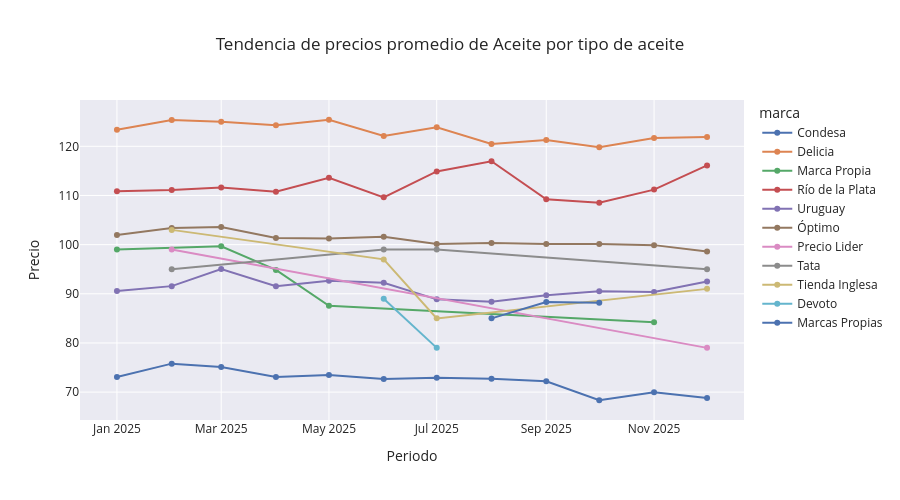

This figure's notebook cell:
### Code cell
precio_mensual_comercio = (
    df[(df['tipo_producto'] == 'Aceite')].groupby(["Periodo", "marca"])["Precio"]
    .mean()
    .reset_index()
)

fig = px.line(
    precio_mensual_comercio,
    x='Periodo',
    y='Precio',
    color='marca',
    markers=True,
    template="seaborn",
    height=500,
    title="Tendencia de precios promedio de Aceite por tipo de aceite"
)
fig.show()

### Figure 1 — Plotly figure (JSON) as saved in the notebook; plotly's stock layout.template omitted (floating-point values rounded to 4 significant figures)
{"data": [{"hovertemplate": "marca=Condesa<br>Periodo=%{x}<br>Precio=%{y}<extra></extra>", "legendgroup": "Condesa", "line": {"color": "rgb(76,114,176)", "dash": "solid"}, "marker": {"symbol": "circle"}, "mode": "lines+markers", "name": "Condesa", "orientation": "v", "showlegend": true, "x": ["2025-01-01T00:00:00.000000", "2025-02-01T00:00:00.000000", "2025-03-01T00:00:00.000000", "2025-04-01T00:00:00.000000", "2025-05-01T00:00:00.000000", "2025-06-01T00:00:00.000000", "2025-07-01T00:00:00.000000", "2025-08-01T00:00:00.000000", "2025-09-01T00:00:00.000000", "2025-10-01T00:00:00.000000", "2025-11-01T00:00:00.000000", "2025-12-01T00:00:00.000000"], "xaxis": "x", "y": [73.09, 75.79, 75.11, 73.09, 73.49, 72.67, 72.91, 72.73, 72.2, 68.34, 69.95, 68.79], "yaxis": "y", "type": "scatter"}, {"hovertemplate": "marca=Delicia<br>Periodo=%{x}<br>Precio=%{y}<extra></extra>", "legendgroup": "Delicia", "line": {"color": "rgb(221,132,82)", "dash": "solid"}, "marker": {"symbol": "circle"}, "mode": "lines+markers", "name": "Delicia", "orientation": "v", "showlegend": true, "x": ["2025-01-01T00:00:00.000000", "2025-02-01T00:00:00.000000", "2025-03-01T00:00:00.000000", "2025-04-01T00:00:00.000000", "2025-05-01T00:00:00.000000", "2025-06-01T00:00:00.000000", "2025-07-01T00:00:00.000000", "2025-08-01T00:00:00.000000", "2025-09-01T00:00:00.000000", "2025-10-01T00:00:00.000000", "2025-11-01T00:00:00.000000", "2025-12-01T00:00:00.000000"], "xaxis": "x", "y": [123.4, 125.3, 125.0, 124.3, 125.4, 122.1, 123.9, 120.5, 121.3, 119.8, 121.7, 121.9], "yaxis": "y", "type": "scatter"}, {"hovertemplate": "marca=Marca Propia<br>Periodo=%{x}<br>Precio=%{y}<extra></extra>", "legendgroup": "Marca Propia", "line": {"color": "rgb(85,168,104)", "dash": "solid"}, "marker": {"symbol": "circle"}, "mode": "lines+markers", "name": "Marca Propia", "orientation": "v", "showlegend": true, "x": ["2025-01-01T00:00:00.000000", "2025-03-01T00:00:00.000000", "2025-04-01T00:00:00.000000", "2025-05-01T00:00:00.000000", "2025-11-01T00:00:00.000000"], "xaxis": "x", "y": [99.0, 99.67, 94.86, 87.57, 84.2], "yaxis": "y", "type": "scatter"}, {"hovertemplate": "marca=Río de la Plata<br>Periodo=%{x}<br>Precio=%{y}<extra></extra>", "legendgroup": "Río de la Plata", "line": {"color": "rgb(196,78,82)", "dash": "solid"}, "marker": {"symbol": "circle"}, "mode": "lines+markers", "name": "Río de la Plata", "orientation": "v", "showlegend": true, "x": ["2025-01-01T00:00:00.000000", "2025-02-01T00:00:00.000000", "2025-03-01T00:00:00.000000", "2025-04-01T00:00:00.000000", "2025-05-01T00:00:00.000000", "2025-06-01T00:00:00.000000", "2025-07-01T00:00:00.000000", "2025-08-01T00:00:00.000000", "2025-09-01T00:00:00.000000", "2025-10-01T00:00:00.000000", "2025-11-01T00:00:00.000000", "2025-12-01T00:00:00.000000"], "xaxis": "x", "y": [110.9, 111.1, 111.6, 110.8, 113.6, 109.6, 114.9, 117.0, 109.2, 108.5, 111.2, 116.1], "yaxis": "y", "type": "scatter"}, {"hovertemplate": "marca=Uruguay<br>Periodo=%{x}<br>Precio=%{y}<extra></extra>", "legendgroup": "Uruguay", "line": {"color": "rgb(129,114,179)", "dash": "solid"}, "marker": {"symbol": "circle"}, "mode": "lines+markers", "name": "Uruguay", "orientation": "v", "showlegend": true, "x": ["2025-01-01T00:00:00.000000", "2025-02-01T00:00:00.000000", "2025-03-01T00:00:00.000000", "2025-04-01T00:00:00.000000", "2025-05-01T00:00:00.000000", "2025-06-01T00:00:00.000000", "2025-07-01T00:00:00.000000", "2025-08-01T00:00:00.000000", "2025-09-01T00:00:00.000000", "2025-10-01T00:00:00.000000", "2025-11-01T00:00:00.000000", "2025-12-01T00:00:00.000000"], "xaxis": "x", "y": [90.56, 91.56, 95.05, 91.52, 92.63, 92.26, 88.87, 88.37, 89.71, 90.49, 90.35, 92.49], "yaxis": "y", "type": "scatter"}, {"hovertemplate": "marca=Óptimo<br>Periodo=%{x}<br>Precio=%{y}<extra></extra>", "legendgroup": "Óptimo", "line": {"color": "rgb(147,120,96)", "dash": "solid"}, "marker": {"symbol": "circle"}, "mode": "lines+markers", "name": "Óptimo", "orientation": "v", "showlegend": true, "x": ["2025-01-01T00:00:00.000000", "2025-02-01T00:00:00.000000", "2025-03-01T00:00:00.000000", "2025-04-01T00:00:00.000000", "2025-05-01T00:00:00.000000", "2025-06-01T00:00:00.000000", "2025-07-01T00:00:00.000000", "2025-08-01T00:00:00.000000", "2025-09-01T00:00:00.000000", "2025-10-01T00:00:00.000000", "2025-11-01T00:00:00.000000", "2025-12-01T00:00:00.000000"], "xaxis": "x", "y": [101.9, 103.4, 103.6, 101.3, 101.3, 101.6, 100.1, 100.4, 100.1, 100.1, 99.9, 98.59], "yaxis": "y", "type": "scatter"}, {"hovertemplate": "marca=Precio Lider<br>Periodo=%{x}<br>Precio=%{y}<extra></extra>", "legendgroup": "Precio Lider", "line": {"color": "rgb(218,139,195)", "dash": "solid"}, "marker": {"symbol": "circle"}, "mode": "lines+markers", "name": "Precio Lider", "orientation": "v", "showlegend": true, "x": ["2025-02-01T00:00:00.000000", "2025-12-01T00:00:00.000000"], "xaxis": "x", "y": [99.0, 79.0], "yaxis": "y", "type": "scatter"}, {"hovertemplate": "marca=Tata<br>Periodo=%{x}<br>Precio=%{y}<extra></extra>", "legendgroup": "Tata", "line": {"color": "rgb(140,140,140)", "dash": "solid"}, "marker": {"symbol": "circle"}, "mode": "lines+markers", "name": "Tata", "orientation": "v", "showlegend": true, "x": ["2025-02-01T00:00:00.000000", "2025-06-01T00:00:00.000000", "2025-07-01T00:00:00.000000", "2025-12-01T00:00:00.000000"], "xaxis": "x", "y": [95.0, 99.0, 99.0, 95.0], "yaxis": "y", "type": "scatter"}, {"hovertemplate": "marca=Tienda Inglesa<br>Periodo=%{x}<br>Precio=%{y}<extra></extra>", "legendgroup": "Tienda Inglesa", "line": {"color": "rgb(204,185,116)", "dash": "solid"}, "marker": {"symbol": "circle"}, "mode": "lines+markers", "name": "Tienda Inglesa", "orientation": "v", "showlegend": true, "x": ["2025-02-01T00:00:00.000000", "2025-06-01T00:00:00.000000", "2025-07-01T00:00:00.000000", "2025-12-01T00:00:00.000000"], "xaxis": "x", "y": [103.0, 97.0, 85.0, 91.0], "yaxis": "y", "type": "scatter"}, {"hovertemplate": "marca=Devoto<br>Periodo=%{x}<br>Precio=%{y}<extra></extra>", "legendgroup": "Devoto", "line": {"color": "rgb(100,181,205)", "dash": "solid"}, "marker": {"symbol": "circle"}, "mode": "lines+markers", "name": "Devoto", "orientation": "v", "showlegend": true, "x": ["2025-06-01T00:00:00.000000", "2025-07-01T00:00:00.000000"], "xaxis": "x", "y": [89.0, 79.0], "yaxis": "y", "type": "scatter"}, {"hovertemplate": "marca=Marcas Propias<br>Periodo=%{x}<br>Precio=%{y}<extra></extra>", "legendgroup": "Marcas Propias", "line": {"color": "rgb(76,114,176)", "dash": "solid"}, "marker": {"symbol": "circle"}, "mode": "lines+markers", "name": "Marcas Propias", "orientation": "v", "showlegend": true, "x": ["2025-08-01T00:00:00.000000", "2025-09-01T00:00:00.000000", "2025-10-01T00:00:00.000000"], "xaxis": "x", "y": [85.0, 88.33, 88.2], "yaxis": "y", "type": "scatter"}], "layout": {"xaxis": {"anchor": "y", "domain": [0.0, 1.0], "title": {"text": "Periodo"}}, "yaxis": {"anchor": "x", "domain": [0.0, 1.0], "title": {"text": "Precio"}}, "legend": {"title": {"text": "marca"}, "tracegroupgap": 0}, "title": {"text": "Tendencia de precios promedio de Aceite por tipo de aceite"}, "height": 500}}
